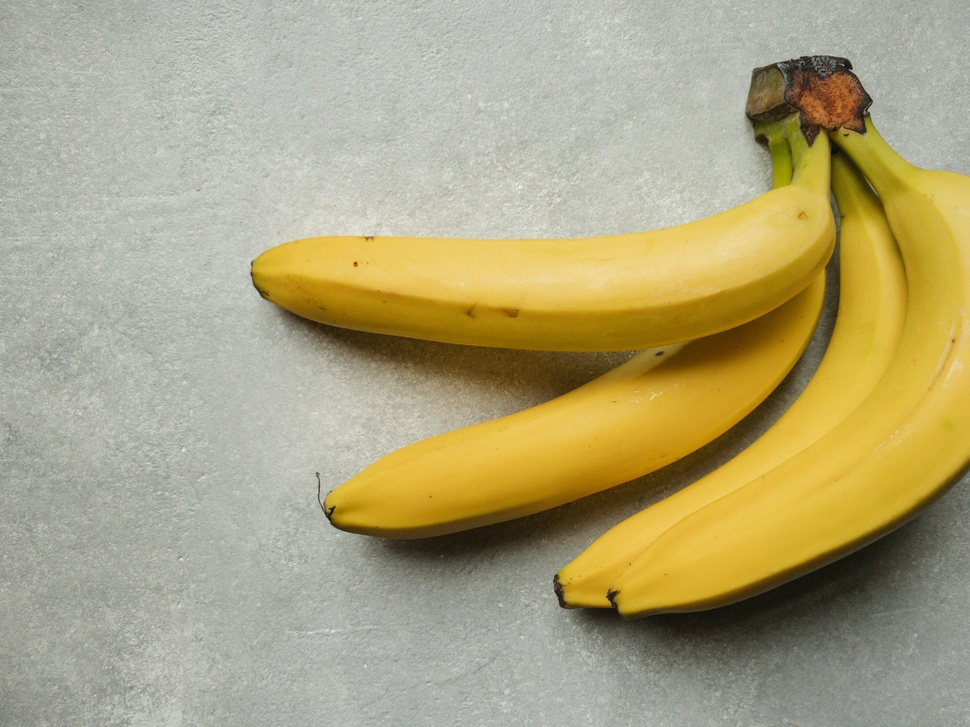
#> input picture anastasia-eremina-VI2rIoZUrks-unsplash.jpg, 970 x 727 px, shrunk from 4032 x 3024 before the run, given in place of the camera
$ python CW_lesson7.py
#> lines starting #> are read from the running program, lines starting #| are printed output that depends on the picture
import cv2

cap = cv2.VideoCapture(0)

ret, frame1 = cap.read()
#> frame1 is the input picture: shape (727, 970, 3); mean B, G, R 126.2, 164.6, 173.8
gray1 = cv2.cvtColor(frame1, cv2.COLOR_BGR2GRAY)
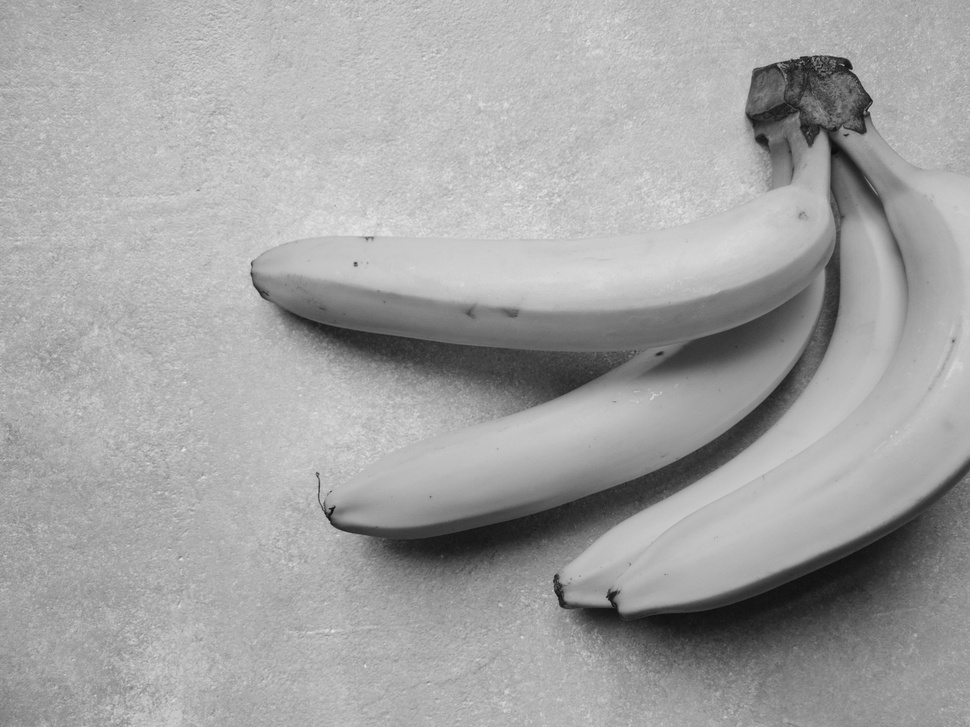
#> gray1: shape (727, 970); min 8, max 240, mean 163
gray1 = cv2.GaussianBlur(gray1, (5, 5), 5)
gray1 = cv2.convertScaleAbs(gray1, alpha = 1.2, beta = 50)
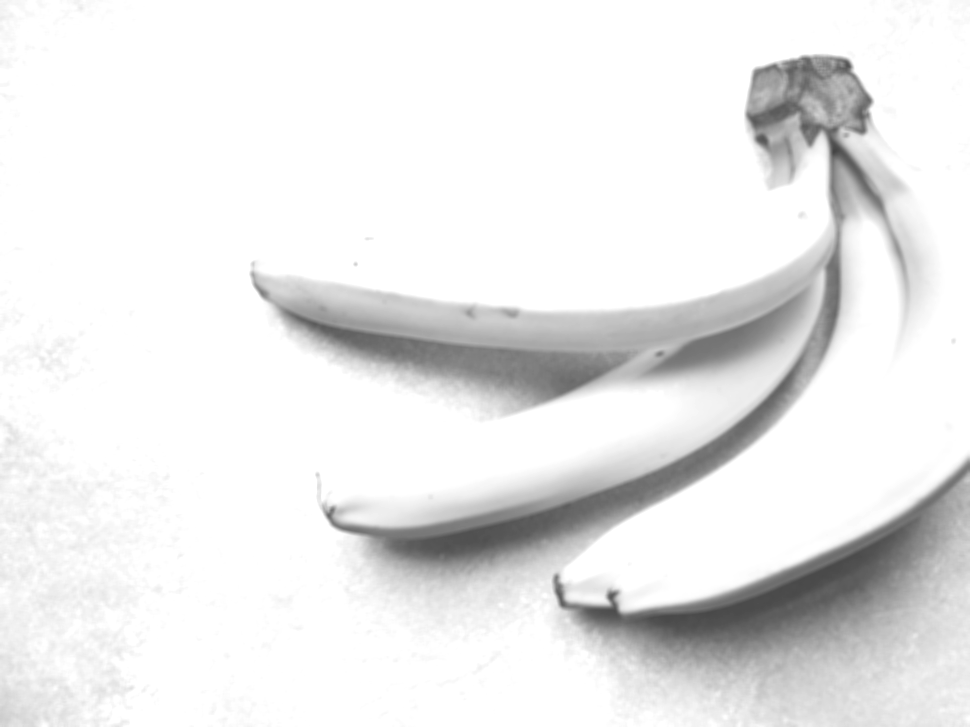
#> gray1: shape (727, 970); min 68, max 255, mean 234

while True:
    ret, frame2 = cap.read()
    if not ret: # фрагмент відео, а не трансляція
        print("No more frames")
        break

    gray2 = cv2.cvtColor(frame2, cv2.COLOR_BGR2GRAY)
    gray2 = cv2.GaussianBlur(gray2, (5, 5), 5)
    gray2 = cv2.convertScaleAbs(gray2, alpha = 1.2, beta = 50)

    diff = cv2.absdiff(gray1, gray2)
#> diff: shape (727, 970); every value is 0

    _, thresh = cv2.threshold(diff, 30, 255, cv2.THRESH_BINARY)

    contours, _ = cv2.findContours(thresh, cv2.RETR_EXTERNAL, cv2.CHAIN_APPROX_SIMPLE)
#> contours = []
    for cnt in contours:
        if cv2.contourArea(cnt) > 500:
            x, y, w, h = cv2.boundingRect(cnt)
            cv2.rectangle(frame2, (x, y), (x + w, y + h), (0, 255, 0), 2)
#> this loop made 0 passes

    gray1 = gray2


    cv2.imshow('Video', frame2)

    if cv2.waitKey(1) & 0xff == ord('q'):
#> (key q is pressed here)
        break


    # cv2.imshow('Video1', gray2)
    cv2.imshow('Video', frame2)
cap.release() # звільняє камеру від використання
cv2.destroyAllWindows()
